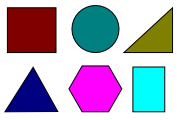
//> input picture Main/src/visao/shapes/detect-simple-shapes-feat-img1.png, 180 x 120 px, given in place of the camera
$ ./hsv_blob   (built with g++ and OpenCV 4)
//> lines starting //> are read from the running program, lines starting //| are printed output that depends on the picture; after the words box and inside, x2 and y2 are one past the last pixel; in counts of white or black regions, pixels touching at a corner belong together
#include <iostream>
#include "opencv2/highgui/highgui.hpp"
#include "opencv2/imgproc/imgproc.hpp"

using namespace cv;
using namespace std;

int main(int argc, char **argv) {
    VideoCapture cap(0);

    if (!cap.isOpened()) {
        cout << "Cannot open the web cam\n";
        return -1;
    }

    namedWindow("Control", CV_WINDOW_AUTOSIZE);

    int iLowH = 0;
    int iHighH = 179;

    int iLowS = 0;
    int iHighS = 255;

    int iLowV = 0;
    int iHighV = 255;

    //Create trackbars in "Control" window
    cvCreateTrackbar("LowH", "Control", &iLowH, 179); //Hue (0 - 179)
//> slider 'LowH' is set to 35
    cvCreateTrackbar("HighH", "Control", &iHighH, 179);

    cvCreateTrackbar("LowS", "Control", &iLowS, 255); //Saturation (0 - 255)
//> slider 'LowS' is set to 51
    cvCreateTrackbar("HighS", "Control", &iHighS, 255);

    cvCreateTrackbar("LowV", "Control", &iLowV, 255); //Value (0 - 255)
//> slider 'LowV' is set to 51
    cvCreateTrackbar("HighV", "Control", &iHighV, 255);

    for (;;) {
        Mat imgOriginal;

        bool bSuccess = cap.read(imgOriginal); // read a new frame from video
//> imgOriginal is the input picture: 120 rows x 180 cols, CV_8UC3; mean B, G, R 191, 169.9, 177.1

        if (!bSuccess) {
            cout << "Cannot read a frame from video stream" << endl;
            break;
        }

        Mat imgHSV;

        cvtColor(imgOriginal, imgHSV, COLOR_BGR2HSV); //Convert the captured frame from BGR to HSV
//> imgHSV: 120 rows x 180 cols, CV_8UC3; mean H, S, V 35.7, 110.2, 209.3

        Mat imgThresholded;

        inRange(imgHSV, Scalar(iLowH, iLowS, iLowV), Scalar(iHighH, iHighS, iHighV), imgThresholded); //Threshold the image
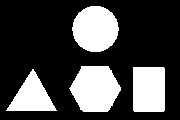
//> imgThresholded: 120 rows x 180 cols, CV_8UC1; 27.9% white; 4 white regions, box (x1, y1, x2, y2) and area: (69, 66, 121, 112) 1803, (72, 6, 119, 52) 1676, (133, 67, 165, 112) 1437, (6, 69, 57, 111) 1101

        //morphological opening (remove small objects from the foreground)
        erode(imgThresholded, imgThresholded, getStructuringElement(MORPH_ELLIPSE, Size(2, 2)) );
        dilate( imgThresholded, imgThresholded, getStructuringElement(MORPH_ELLIPSE, Size(2, 2)) );

        //morphological closing (fill small holes in the foreground)
        dilate( imgThresholded, imgThresholded, getStructuringElement(MORPH_ELLIPSE, Size(5, 5)) );
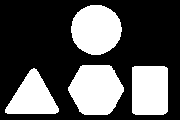
//> imgThresholded: 120 rows x 180 cols, CV_8UC1; 34% white; 4 white regions, box (x1, y1, x2, y2) and area: (68, 65, 124, 115) 2150, (71, 5, 122, 55) 1987, (132, 66, 168, 115) 1747, (5, 68, 59, 114) 1452
        erode(imgThresholded, imgThresholded, getStructuringElement(MORPH_ELLIPSE, Size(5, 5)) );

        imshow("Thresholded Image", imgThresholded); //show the thresholded image
        imshow("Original", imgOriginal); //show the original image

        if (waitKey(30) == 27) {
//> the Esc key is pressed
            cout << "ESC\n";
            break;
        }
    }
    return 0;
}
